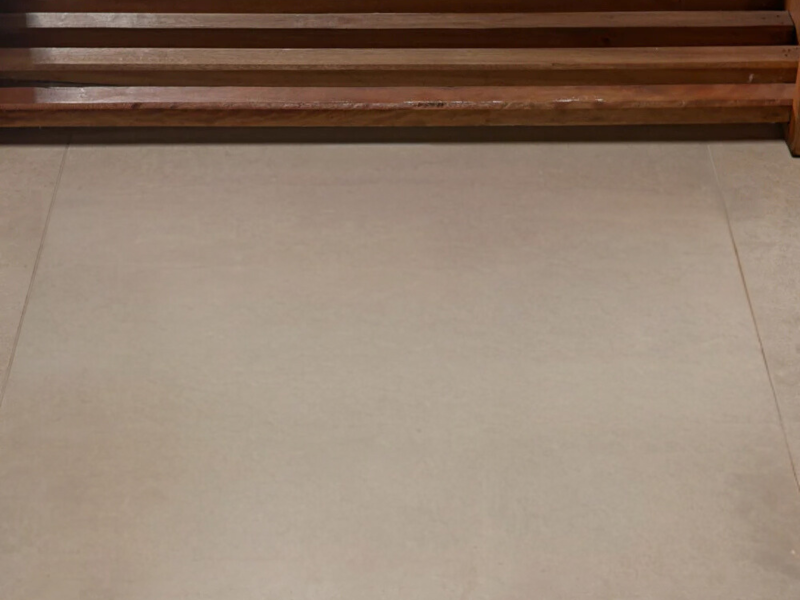
#> input picture teste-ambientacao-py/banheiro1.png, 1600 x 1200 px, found by its file name (shown at 1/2 size)
$ python foto-inclinada.py
#> lines starting #> are read from the running program, lines starting #| are printed output that depends on the picture; after the words box and inside, x2 and y2 are one past the last pixel; in counts of white or black regions, pixels touching at a corner belong together
import cv2
from PIL import Image
import numpy as np
import os

# Caminho para a imagem de fundo (entrada da casa) e para a pasta com os tapetes recortados
imagem_fundo_caminho = r"C:\\Users\\jean.marques\\Desktop\\teste-ambienta-py\\teste-ambientacao-py\\banheiro1.png"  # Substitua pelo caminho da sua imagem de fundo
pasta_tapetes = r"C:\\Users\\jean.marques\\Desktop\\teste-ambienta-py\\teste-ambientacao-py\\ambientar"  # Pasta onde estão as imagens recortadas
saida_pasta = r"C:\\Users\\jean.marques\\Desktop\\teste-ambienta-py\\teste-ambientacao-py\\ambientadas"  # Pasta onde a imagem final será salva
os.makedirs(saida_pasta, exist_ok=True)  # Cria a pasta 'ambientadas' se não existir

# Carrega a imagem de fundo
imagem_fundo = Image.open(imagem_fundo_caminho)
#> imagem_fundo is the input picture: PIL image 1600x1200 RGBA; mean R, G, B, A 146.6, 127.3, 111.2, 255

# Define a posição (x, y) onde o tapete será colocado na imagem de fundo
posicao_x = 150
posicao_y = 300

# Função para recortar bordas brancas
def recortar_bordas_brancas(imagem):
    imagem_np = np.array(imagem)
    cinza = cv2.cvtColor(imagem_np, cv2.COLOR_RGBA2GRAY)
    _, mascara = cv2.threshold(cinza, 240, 255, cv2.THRESH_BINARY)
    contornos, _ = cv2.findContours(255 - mascara, cv2.RETR_EXTERNAL, cv2.CHAIN_APPROX_SIMPLE)
    if contornos:
        x, y, w, h = cv2.boundingRect(contornos[0])
        imagem_cortada = imagem_np[y:y+h, x:x+w]
        return Image.fromarray(imagem_cortada)
    return imagem

# Função para remoção de fundo branco
def remover_fundo_branco(imagem):
    imagem_np = np.array(imagem)
    r, g, b, a = cv2.split(imagem_np)
    mascara_fundo = (r > 240) & (g > 240) & (b > 240)
    a[mascara_fundo] = 0
    imagem_sem_fundo = cv2.merge((r, g, b, a))
    return Image.fromarray(imagem_sem_fundo, 'RGBA')

# Função para aplicar transformação de perspectiva (inclinação nivelada)
def aplicar_transformacao_perspectiva(imagem, pontos_destino):
    largura, altura = imagem.size
    imagem_np = np.array(imagem)

    # Define os pontos originais da imagem (retângulo original)
    pontos_origem = np.float32([
        [0, 0],
        [largura, 0],
        [largura, altura],
        [0, altura]
    ])

    # Define os pontos de destino (ajustar a inclinação)
    matriz_transformacao = cv2.getPerspectiveTransform(pontos_origem, pontos_destino)

    # Aplica a transformação de perspectiva
    transformada = cv2.warpPerspective(
        imagem_np,
        matriz_transformacao,
        (largura, altura),
        flags=cv2.INTER_LINEAR,
        borderMode=cv2.BORDER_CONSTANT,
        borderValue=(255, 255, 255, 0)
    )
    return Image.fromarray(transformada)

# Processa cada tapete recortado
for nome_arquivo in os.listdir(pasta_tapetes):
    caminho_tapete = os.path.join(pasta_tapetes, nome_arquivo)
    tapete = Image.open(caminho_tapete).convert("RGBA")
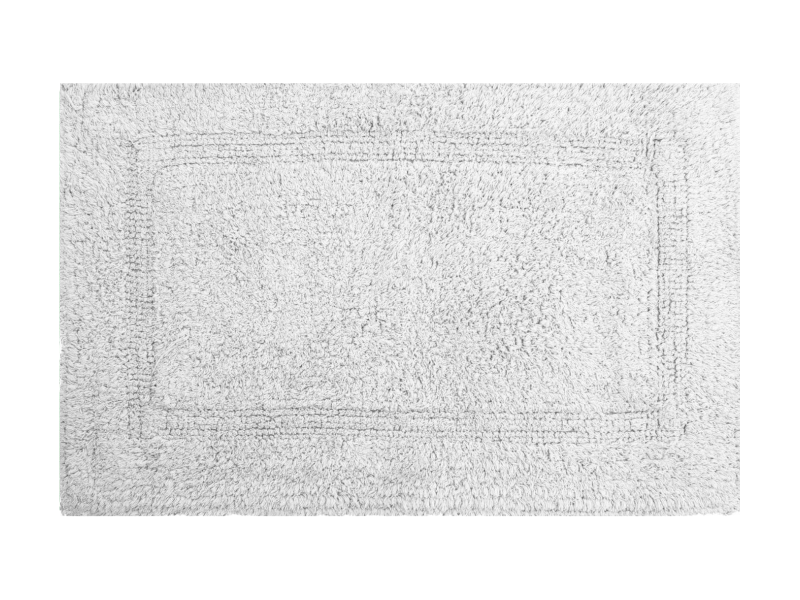
#> input picture teste-ambientacao-py/ambientar/28CONF01.png, 1600 x 1200 px, found by its file name (shown at 1/2 size)
#> tapete is the input picture: PIL image 1600x1200 RGBA; mean R, G, B, A 231.8, 231.8, 231.8, 255

    tapete_sem_fundo = remover_fundo_branco(tapete)
#> in remover_fundo_branco, `r, g, b, a = cv2.split(imagem_np)`: a: shape (1200, 1600); every value is 255
#> in remover_fundo_branco, `mascara_fundo = (r > 240) & (g > 240) & (b > 240)`:
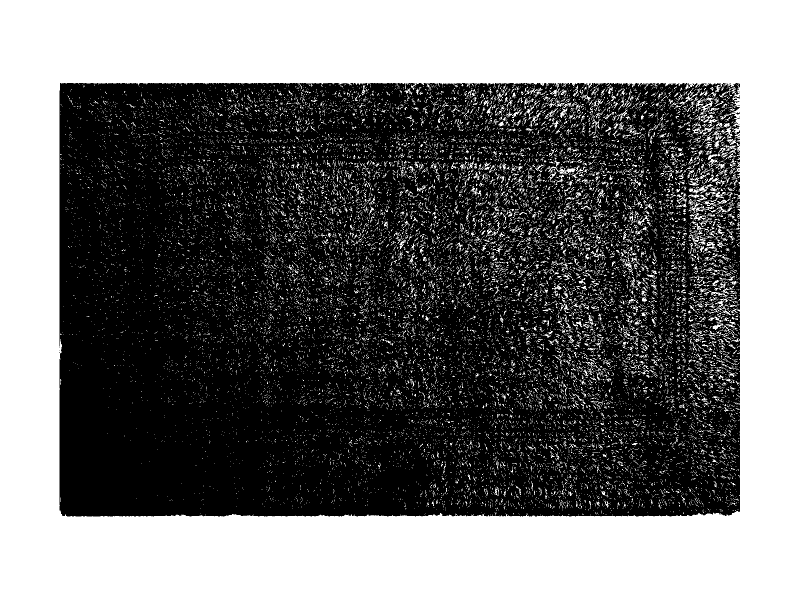
#> mascara_fundo: shape (1200, 1600) bool (shown at 1/2 size); 44.6% white; 20804 white regions (19797 under 20 px), largest, box (x1, y1, x2, y2) and area: (0, 0, 1600, 1200) 745675, (1376, 368, 1426, 397) 383, (1416, 295, 1457, 336) 378
    tapete_redimensionado = tapete_sem_fundo.resize((550, 380))
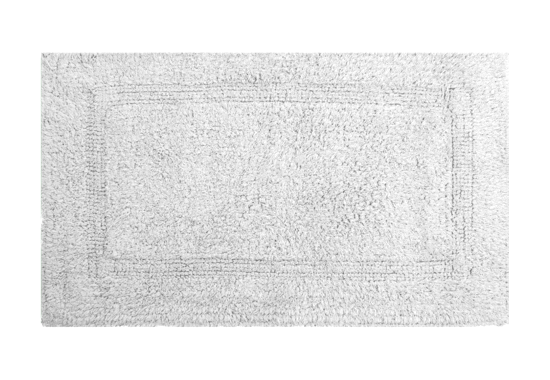
#> tapete_redimensionado: PIL image 550x380 RGBA; mean R, G, B, A 133.8, 133.8, 133.8, 140.5; transparent parts drawn white

    # Pontos de destino para transformação de perspectiva
    pontos_destino = np.float32([
        [50, 0],         # Superior esquerdo
        [500, 30],       # Superior direito
        [520, 350],      # Inferior direito
        [30, 370]        # Inferior esquerdo
    ])

    tapete_transformado = aplicar_transformacao_perspectiva(tapete_redimensionado, pontos_destino)
#> in aplicar_transformacao_perspectiva, `transformada = cv2.warpPerspective( imagem_np, matriz_transformacao, (..`:
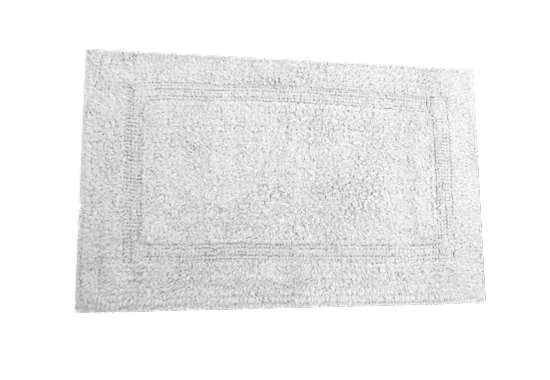
#> transformada: shape (380, 550, 4); mean R, G, B, A 160.1, 160.1, 160.1, 109.5; transparent parts drawn white

    imagem_com_tapete = imagem_fundo.copy()
    imagem_com_tapete.paste(tapete_transformado, (posicao_x, posicao_y), tapete_transformado)
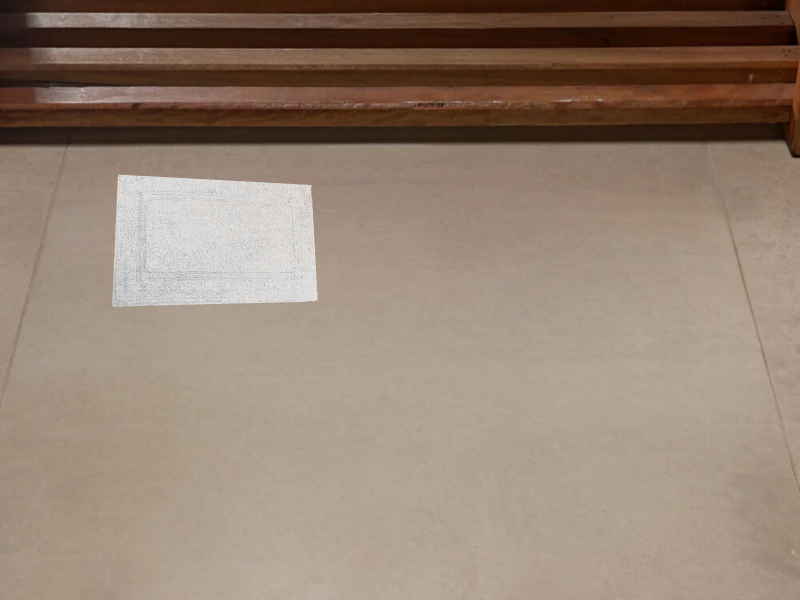
#> imagem_com_tapete: PIL image 1600x1200 RGBA (shown at 1/2 size); mean R, G, B, A 148.9, 130.4, 115, 254.1; transparent parts drawn white

    caminho_salvar = os.path.join(saida_pasta, nome_arquivo)
    imagem_com_tapete.save(caminho_salvar)
    print(f"Imagem ambientada salva em: {caminho_salvar}")
#> pass 2 of the loop `for nome_arquivo in os.listdir(pasta_tapetes):`:
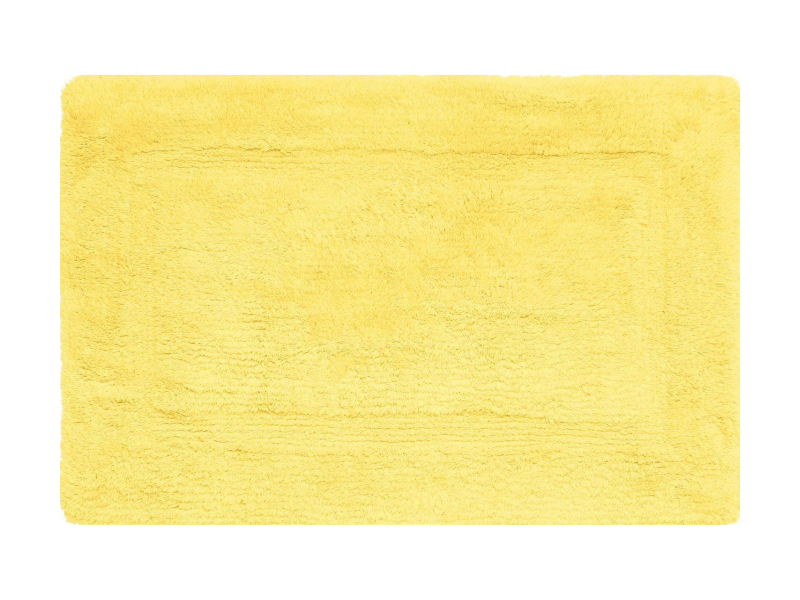
#> input picture teste-ambientacao-py/ambientar/28CONF04.png, 1600 x 1200 px, found by its file name (shown at 1/2 size)
#> tapete is the input picture: PIL image 1600x1200 RGBA; mean R, G, B, A 250.3, 238.9, 170.7, 255
#> in remover_fundo_branco (call 2), `mascara_fundo = (r > 240) & (g > 240) & (b > 240)`:
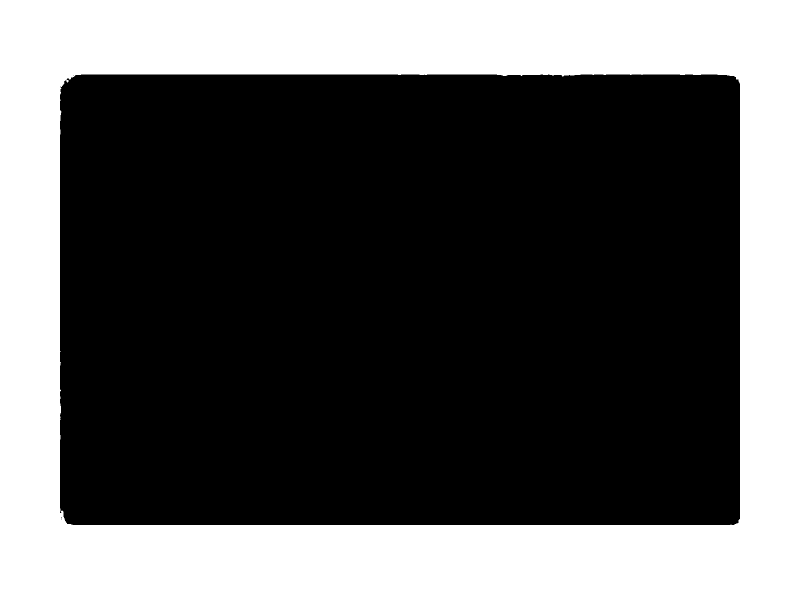
#> mascara_fundo: shape (1200, 1600) bool (shown at 1/2 size); 36.2% white; 1 white region, box (x1, y1, x2, y2) and area: (0, 0, 1600, 1200) 695962
#> `imagem_com_tapete.paste(tapete_transformado, (posicao_x, posicao_y), t..`:
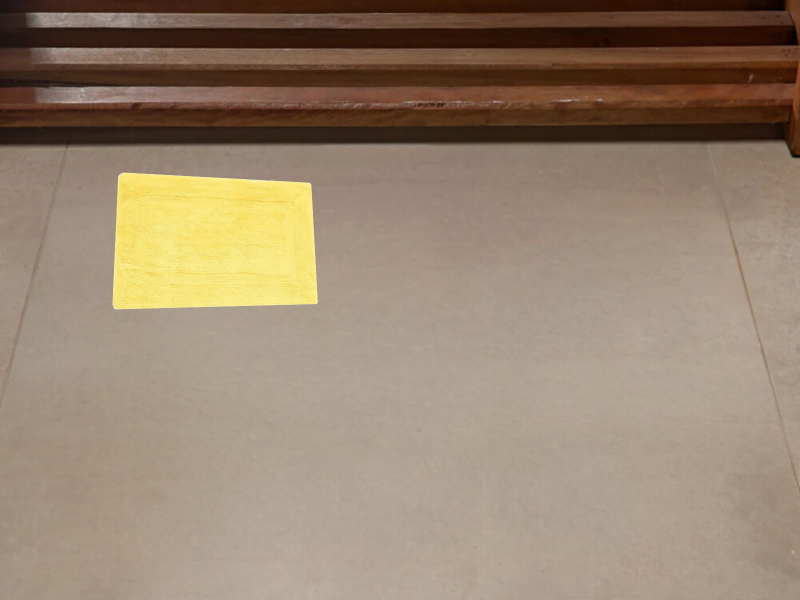
#> imagem_com_tapete: PIL image 1600x1200 RGBA (shown at 1/2 size); mean R, G, B, A 151, 131.7, 110.6, 255; transparent parts drawn white
#> pass 3 of the loop `for nome_arquivo in os.listdir(pasta_tapetes):`:
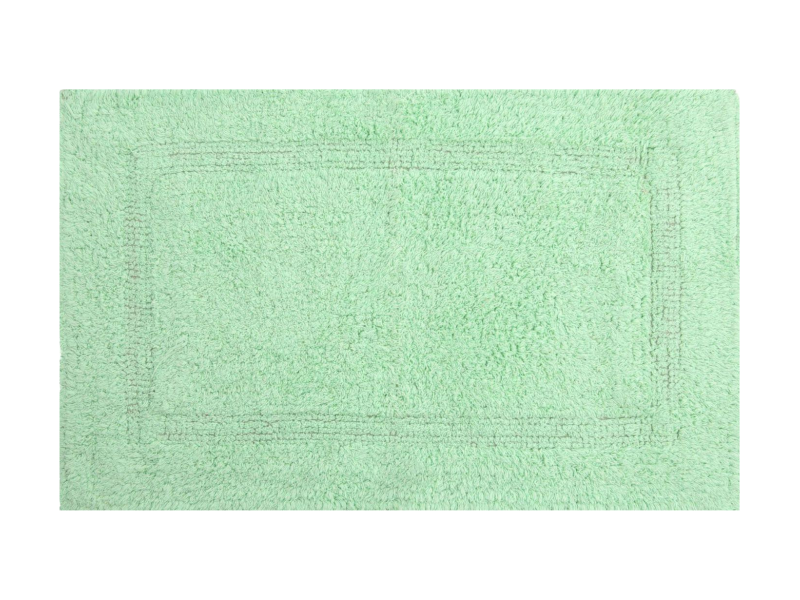
#> input picture teste-ambientacao-py/ambientar/28CONF06.png, 1600 x 1200 px, found by its file name (shown at 1/2 size)
#> tapete is the input picture: PIL image 1600x1200 RGBA; mean R, G, B, A 210.5, 235.8, 214, 255
#> in remover_fundo_branco (call 3), `mascara_fundo = (r > 240) & (g > 240) & (b > 240)`:
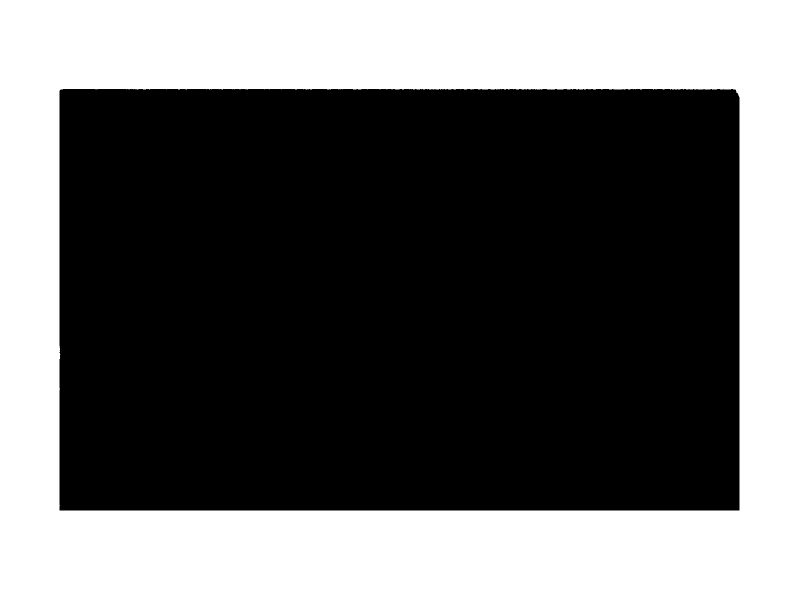
#> mascara_fundo: shape (1200, 1600) bool (shown at 1/2 size); 40.3% white; 1 white region, box (x1, y1, x2, y2) and area: (0, 0, 1600, 1200) 774084
#> `imagem_com_tapete.paste(tapete_transformado, (posicao_x, posicao_y), t..`:
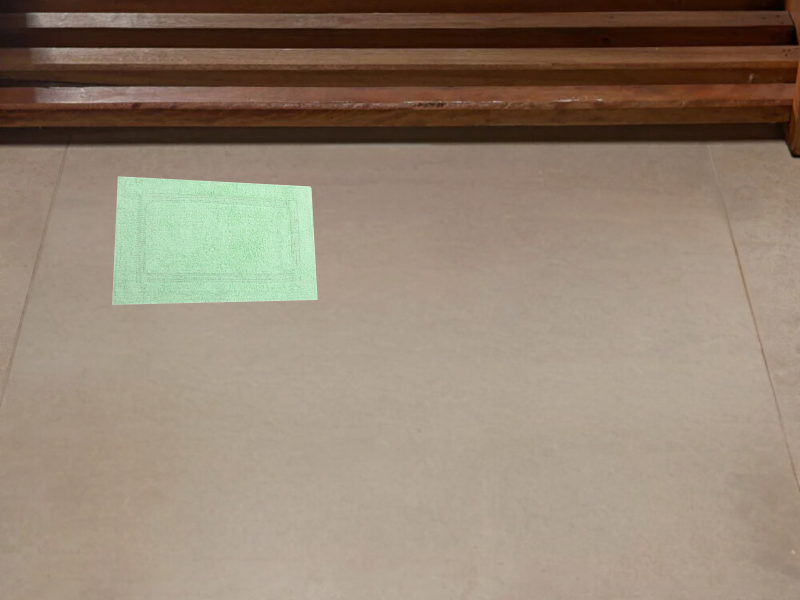
#> imagem_com_tapete: PIL image 1600x1200 RGBA (shown at 1/2 size); mean R, G, B, A 147.3, 131, 113.8, 255; transparent parts drawn white

print("Processamento concluído.")
